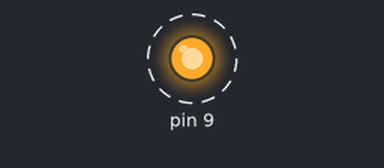
The sketch below on a simulated Arduino Uno, built with avr-gcc and run on an emulated ATmega328P. On the bench: output pins drawn as LEDs (lit = HIGH). Dashed ring = blinking. What the sketch prints to the serial monitor is not drawn.

Above: at 1.05 s.
Timing chart, 0 to 4.0 s (numbered marks = the images above):
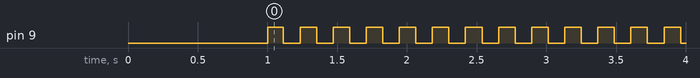

The sketch:

bitwise_test_nano.ino
```cpp
// -------------- MASK LIST --------------
constexpr uint8_t mask0{0b00000001};
constexpr uint8_t mask1{0b00000010};
constexpr uint8_t mask2{0b00000100};
constexpr uint8_t mask3{0b00001000};
constexpr uint8_t mask4{0b00010000};
constexpr uint8_t mask5{0b00100000};
constexpr uint8_t mask6{0b01000000};
constexpr uint8_t mask7{0b10000000};

// -------------- Flag --------------
//              76543210
uint8_t flag0{0b00101001};
uint8_t initFlag = flag0;

// Analog pin
// constexpr int8_t pot{ A7 };
// int t{};

// 9 pin
constexpr uint8_t pin9{0b00000010}; // 9 pin the led
int64_t timing1{100000};            // led blink threshold

// ------------------ CLASS ------------------
// ------------------ CLASS ------------------
class LedTimer
{

public:
  LedTimer(int64_t _teshold, uint8_t _led);
  void change();

private:
  uint64_t initTime{micros()};
  uint64_t threshold;
  uint8_t led;
  uint8_t mask;
};

LedTimer::LedTimer(int64_t _threshold, uint8_t _led)
    : threshold(_threshold),
      led(_led) {}

void LedTimer::change()
{
  if (micros() - initTime >= threshold)
  {
    initTime = micros();
    // PORTB ^= mask1;
    PORTB ^= pin9;
  }
}

// ------------------ INIT Obj ------------------
LedTimer LED9(timing1, pin9);

// -------------- SETUP --------------
// -------------- SETUP --------------
void setup()
{
  //             98
  // DDRB |= B00000011;  // 9 pin set to output OR
  DDRB |= pin9; // 9 pin set to output

  // pinMode(pot, INPUT);

  Serial.begin(115200);
  Serial.println("--------------------------------");
  Serial.println("Bitwise test");
  Serial.println("--------------------------------");
  delay(1000);
}

// -------------- LOOP --------------
// -------------- LOOP --------------
void loop()
{

  LED9.change();

  // redout flag0
  Serial.println("Initial flag0");
  Serial.println(flag0, BIN);
  Serial.println("--------------------------------");

  // set 1 and 2 bit
  flag0 |= (mask1 | mask2);
  Serial.println("set 1 and 2 bit");
  Serial.println(flag0, BIN);
  Serial.println("--------------------------------");

  // reset 3 and 5 bit
  flag0 &= ~(mask3 | mask5);
  Serial.println("reset 3 and 5 bit");
  Serial.println(flag0, BIN);
  Serial.println("--------------------------------");

  // reset all bit
  flag0 &= ~(mask0 | mask1 | mask2 | mask3 | mask4 | mask5 | mask6 | mask7);
  Serial.println("reset all bit");
  Serial.println(flag0, BIN);
  Serial.println("--------------------------------");

  // flip all bit
  flag0 ^= (mask0 | mask1 | mask2 | mask3 | mask4 | mask5 | mask6 | mask7);
  Serial.println("flip all bit");
  Serial.println(flag0, BIN);
  Serial.println("--------------------------------");

  Serial.println("reset flag0 to initFlag state");
  flag0 = initFlag;
  Serial.println("--------------------------------");
  // delay(3000);

  // this just a port test
  /*
  t = map(analogRead(pot), 0, 1024, 100, 1500);
  PORTB ^= mask1;
  PORTB |= mask1;  // set 9 to hign
  delay(t);
  PORTB &= ~B00000010;  // set 9 to low
  PORTB &= ~mask1;  // set 9 to low
  delay(t);
  */
}
```

Measured:
- by itself, pin 9: alternates HIGH for 0.12 s and LOW for 0.12 s
